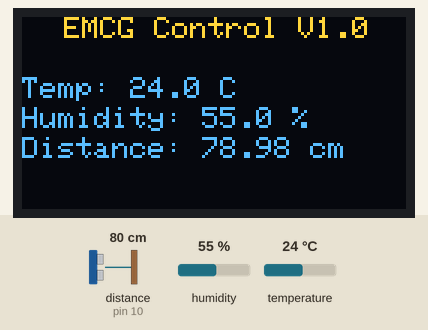
Recording of a sketch running on a simulated Arduino Uno, built with avr-gcc and run on an emulated ATmega328P. On the bench: 128×64 one-colour display. Wiring (inferred from the names in the program): ultrasonic range finder: trigger pin 9; echo pin 10. Inputs (shaded band) come from the test bench; at power-on: distance to the obstacle (sensor on pin 10) 80 cm, humidity 55 %, temperature 24 °C. The echo pulse lasts 58.3 µs per cm; the OLED is the two-colour kind (top 16 rows yellow).

Above: at 1.2 s.
1.3 s: distance to the obstacle (sensor on pin 10) set to 2 cm
At 3.7 s:
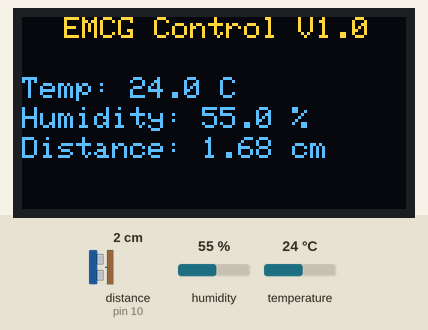
5.7 s: humidity set to 22 %
At 7.5 s:
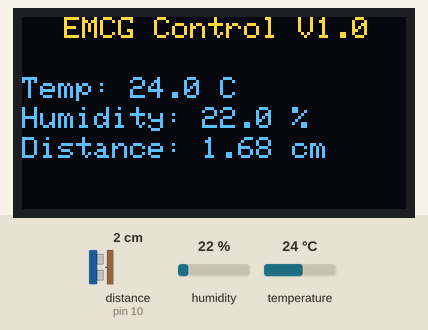
7.9 s: temperature set to 28 °C
At 9.2 s:
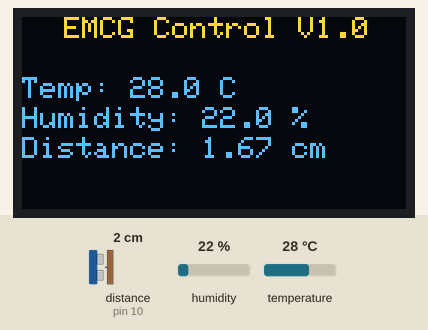
9.9 s: distance to the obstacle (sensor on pin 10) set to 4 cm
At 10.9 s:
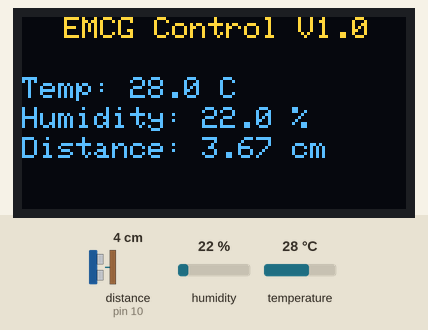
11.5 s: humidity set to 40 %
At 12.54 s:
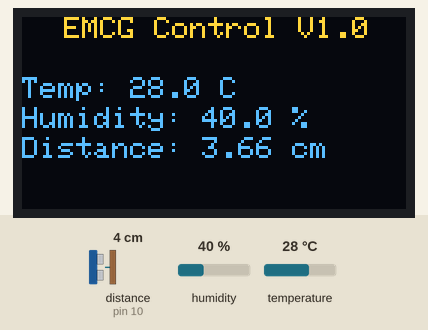
13.9 s: distance to the obstacle (sensor on pin 10) set to 18 cm
At 17.5 s:
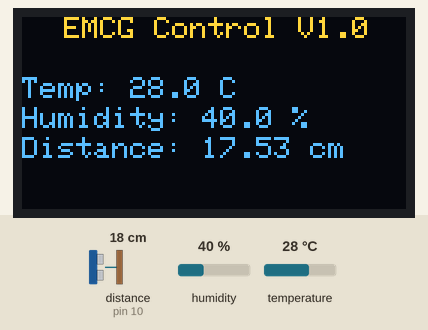
Timing chart, 0 to 18.0 s (numbered marks = the images above; inputs shaded):
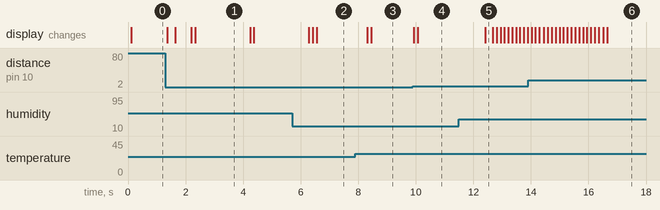

Measured:
- after the input at 1.3 s, the display: first changes after 0.07 s (image 1 shows a later state)
- after the input at 5.7 s, the display: changes after 0.58 s (image 2)
- after the input at 7.9 s, the display: first changes after 0.42 s (image 3 shows a later state)
- after the input at 9.9 s, the display: first changes at once (image 4 shows a later state)
- after the input at 11.5 s, the display: changes after 0.91 s (image 5)
- after the input at 13.9 s, the display: first changes after 0.12 s (image 6 shows a later state)
- what the display in image 1 shows lasts 1.9 s, from 2.3 s to 4.2 s

The sketch:

oledInterfaceExample2.ino
```cpp
/*Added the ultra sonic sensor input into ex1*/


#include <Wire.h>
#include <Adafruit_GFX.h>
#include <Adafruit_SSD1306.h>
#include <DHT.h>

#define SCREEN_WIDTH 128
#define SCREEN_HEIGHT 64
#define DHTPIN 8     // What digital pin the sensor is connected to
#define DHTTYPE DHT11   // DHT 11

DHT dht(DHTPIN, DHTTYPE);

Adafruit_SSD1306 display(SCREEN_WIDTH, SCREEN_HEIGHT, &Wire, -1);

//ultra sonic sensor
const int trigPin = 9;
const int echoPin = 10;
long duration;
float distance;


void setup() {
  //7bit address 0x3C, 8bit address 0x78
  display.begin(SSD1306_SWITCHCAPVCC, 0x3C);
  display.clearDisplay();
  display.setTextSize(1);
  display.setTextColor(WHITE);
  display.setCursor(14, 0);
  display.println("EMCG Control V1.0");
  display.display();

  Serial.begin(9600);
  dht.begin();
  pinMode(trigPin, OUTPUT);
  pinMode(echoPin, INPUT);
}

void loop() {
  //test for data reading and display for later EMCG software display
  //Will include Voltage, charging status, coil failure status, etc

  float humidity = dht.readHumidity();
  float temperature = dht.readTemperature();   // Celsius

  // check for failure
  if (isnan(humidity) || isnan(temperature)) {
    display.clearDisplay();
    display.setCursor(0, 0);
    display.println("DHT Read Error!");
    display.display();
    delay(2000);
    return;
  }


  //clear old pixels before drawing new data, or the number are gonna overlap
  display.clearDisplay();

  display.setTextSize(1);
  display.setTextColor(WHITE);

  //header display
  display.setCursor(14, 0);
  display.println("EMCG Control V1.0");

  //DHT display
  display.setCursor(0, 20);
  display.print("Temp: ");
  display.print(temperature, 1);  // 1 decimal place
  display.println(" C");

  display.setCursor(0, 30);
  display.print("Humidity: ");
  display.print(humidity, 1);    // 1 decimal place
  display.println(" %");

  //ultra sonic display
  digitalWrite(trigPin, LOW);
  delayMicroseconds(2);

  digitalWrite(trigPin, HIGH);
  delayMicroseconds(10);
  digitalWrite(trigPin, LOW);

  duration = pulseIn(echoPin, HIGH, 30000);

  display.setCursor(0, 40);

  if (duration == 0) {
    display.print("Distance: No Echo");
  } else {
    distance = duration * 0.034 / 2;
    display.print("Distance: ");
    display.print(distance);
    display.print(" cm");
  }

  display.display();

  delay(100);
}
```
